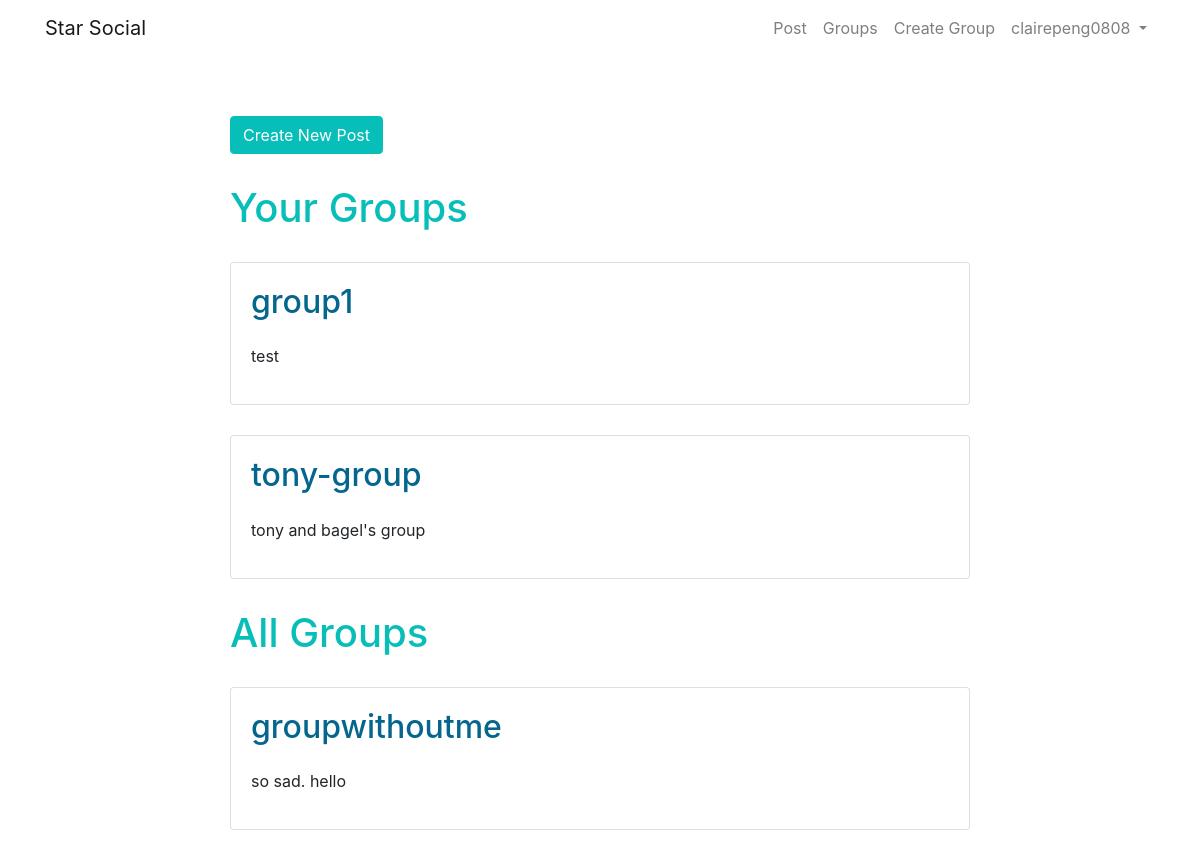
The page /posts/ (signed in) on the database as committed earlier.
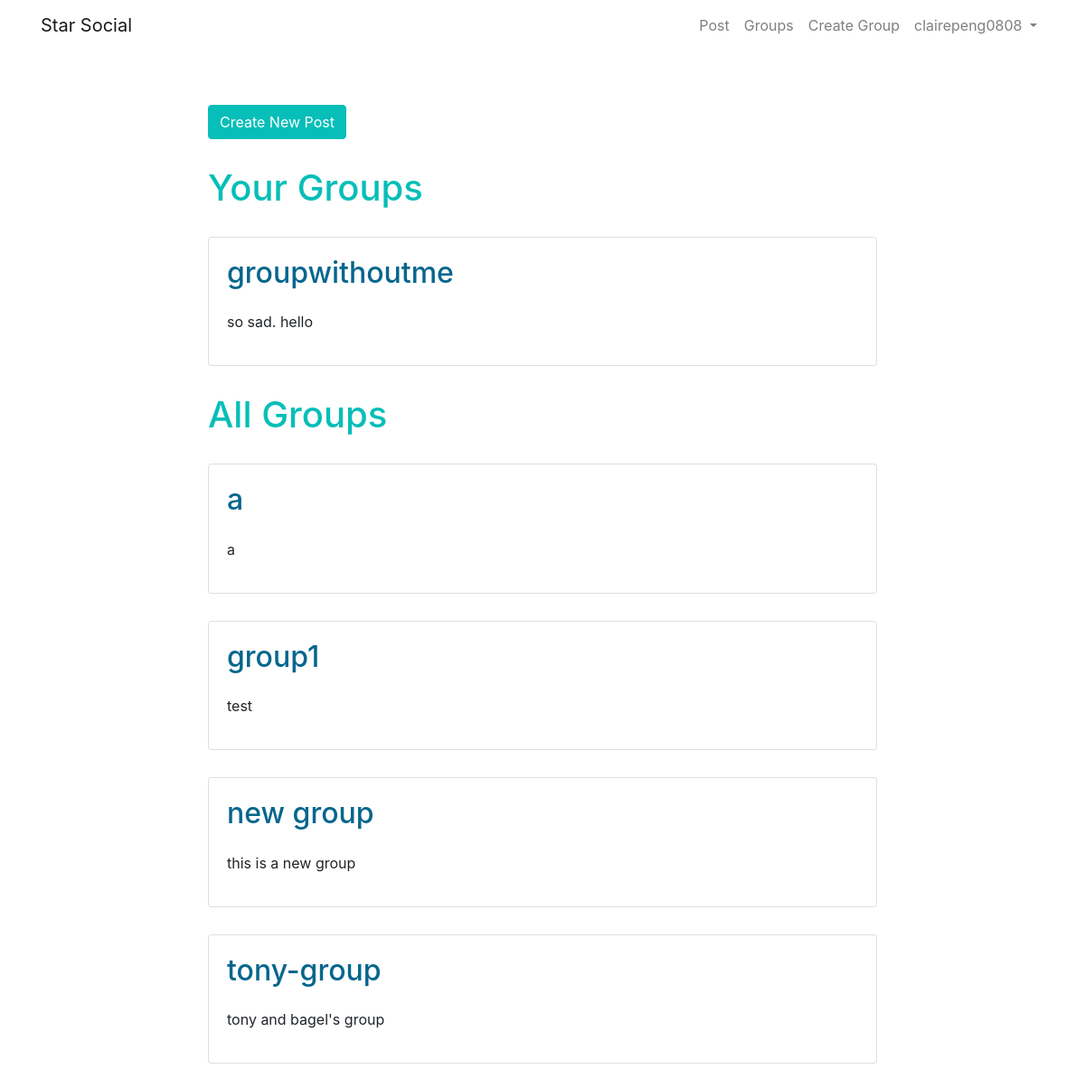
The same page on the database as committed later.
### groups/models.py (models this page shows, shortened)
class Group(models.Model):
    name = models.CharField(max_length=256,unique=True)
    slug = models.SlugField(allow_unicode=True,unique=True)
    description = models.TextField(blank=True,default='')
    members = models.ManyToManyField(User,through='GroupMembership')
    class Meta:
        unique_together = ('name','members')
    class Meta:
        ordering = ['name']

### posts/views.py (the view)
# urls.py: path('',views.PostList.as_view(),name='list'),
class PostList(SelectRelatedMixin,generic.ListView):
    model = models.Post
    select_related = ('user','group')
    def get_context_data(self, **kwargs):
        context = super().get_context_data(**kwargs)
        context['user_groups'] = models.Group.objects.filter(members__in=[self.request.user])
        context['other_groups'] = models.Group.objects.exclude(members__in=[self.request.user])
        return context

### posts/templates/posts/post_list.html (shortened to what this page needs)
{% extends 'posts/post_base.html' %}
{% block pre_post %}
<div class='pre-post'>
    {% if user.is_authenticated %}
    <a class='btn btn-primary' href="{% url 'posts:create' %}">Create New Post</a>
    <h1 class='page-title'>Your Groups</h1>
    {% for group in user_groups %}
    <div class='group-list card card-body'>
        <h2 class='group-list-title'>
            <a href=" {% url 'groups:detail' slug=group.slug %}">{{ group.name }}</a>
        </h2>
        <p class='group-list-description'> {{ group.description|truncatewords:200 }}</p>
    </div>
    {% endfor %}
    <h1 class='page-title'>All Groups</h1>
    {% for group in other_groups %}
    <div class='group-list card card-body'>
        <h2 class='group-list-title'>
            <a href=" {% url 'groups:detail' slug=group.slug %}">{{ group.name }}</a>
        </h2>
        <p class='group-list-description'> {{ group.description|truncatewords:200 }}</p>
    </div>
    {% endfor %}
    {% endif %}
</div>
{% endblock %}

Rows that differ between the two databases and show on the page:
shown differently, row unchanged: Group "groupwithoutme": moves from the list under "All Groups" to the list under "Your Groups"
added Group: name "a", description "a", shown under "All Groups"
shown differently, row unchanged: Group "group1": moves from the list under "Your Groups" to the list under "All Groups"
added Group: name "new group", description "this is a new group", shown under "All Groups"
shown differently, row unchanged: Group "tony-group": moves from the list under "Your Groups" to the list under "All Groups"
